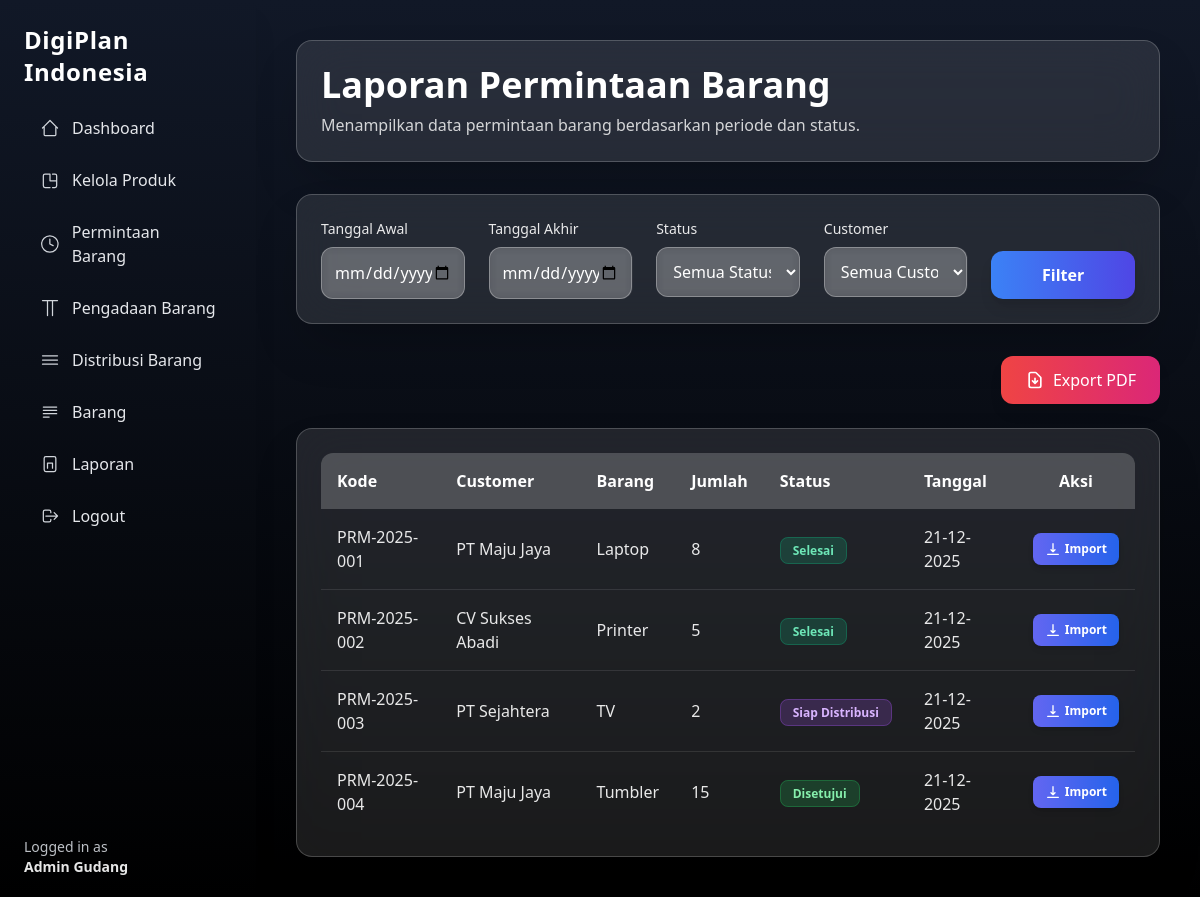
Screenshot of /admin/reports/item-request.php (signed in) with the database file from the repository.
### tables this page shows
CREATE TABLE permintaan_barang (
  id INT AUTO_INCREMENT PRIMARY KEY,
  kode_permintaan VARCHAR(50) UNIQUE,
  user_id INT,
  nama_barang VARCHAR(100),
  merk VARCHAR(100),
  warna VARCHAR(100),
  jumlah INT,
  status ENUM(
    'diajukan','ditolak','dibatalkan',
    'disetujui','dalam_pengadaan',
    'siap_distribusi','selesai'
  ),
  admin_id INT,
  tanggal_verifikasi DATETIME,
  catatan_admin TEXT,
  created_at TIMESTAMP DEFAULT CURRENT_TIMESTAMP,
  deleted_at DATETIME DEFAULT NULL,
  FOREIGN KEY (user_id) REFERENCES users(id),
  FOREIGN KEY (admin_id) REFERENCES users(id)
);

CREATE TABLE users (
  id INT AUTO_INCREMENT PRIMARY KEY,
  name VARCHAR(100),
  email VARCHAR(100) UNIQUE,
  password VARCHAR(255),
  role_id INT,
  created_at TIMESTAMP DEFAULT CURRENT_TIMESTAMP,
  deleted_at DATETIME DEFAULT NULL,
  FOREIGN KEY (role_id) REFERENCES roles(id)
);

### admin/reports/item-request.php (the view, shortened to what this page needs)
<?php
require '../../include/conn.php';
$tgl_awal  = $_GET['tgl_awal']  ?? '';
$tgl_akhir = $_GET['tgl_akhir'] ?? '';
$status    = $_GET['status']    ?? '';
$customer  = $_GET['customer']  ?? '';
$where = "WHERE 1=1";
$query = "
SELECT pb.*, u.name AS customer
FROM permintaan_barang pb
JOIN users u ON pb.user_id = u.id
$where
ORDER BY pb.created_at DESC
";
$data = mysqli_query($conn, $query);
?>
<!DOCTYPE html>
<html lang="id">
<head>
  <script src="https://cdn.tailwindcss.com"></script>
</head>
<body class="bg-gradient-to-b from-gray-900 to-black text-white">
  <?php include '../../include/layouts/sidebar-admin.php'; ?>
  <main class="ml-64 p-10 flex-1">
    <div class="max-w-7xl mx-auto">
      <div class="backdrop-blur-xl bg-white/10 border border-white/20 p-6 rounded-2xl shadow-2xl mb-8">
        <h1 class="text-4xl font-bold text-white mb-2">Laporan Permintaan Barang</h1>
        <p class="text-white/80">Menampilkan data permintaan barang berdasarkan periode dan status.</p>
      </div>
      <form method="GET" class="backdrop-blur-xl bg-white/10 border border-white/20 p-6 rounded-2xl shadow-2xl mb-8 grid grid-cols-1 md:grid-cols-5 gap-6">
        <div>
          <label class="block text-sm font-medium text-white/90 mb-2">Tanggal Awal</label>
          <input type="date" name="tgl_awal" value="<?= $tgl_awal ?>" class="w-full p-3 bg-white/20 border border-white/30 rounded-xl text-white placeholder-white/50 focus:outline-none focus:ring-2 focus:ring-indigo-500 focus:border-transparent backdrop-blur-sm">
        </div>
        <div>
          <label class="block text-sm font-medium text-white/90 mb-2">Tanggal Akhir</label>
          <input type="date" name="tgl_akhir" value="<?= $tgl_akhir ?>" class="w-full p-3 bg-white/20 border border-white/30 rounded-xl text-white placeholder-white/50 focus:outline-none focus:ring-2 focus:ring-indigo-500 focus:border-transparent backdrop-blur-sm">
        </div>
        <div>
          <label class="block text-sm font-medium text-white/90 mb-2">Status</label>
          <select name="status" class="w-full p-3 bg-white/20 border border-white/30 rounded-xl text-white placeholder-white/50 focus:outline-none focus:ring-2 focus:ring-indigo-500 focus:border-transparent backdrop-blur-sm">
            <option class="text-black" value="">Semua Status</option>
          </select>
        </div>
        <div>
          <label class="block text-sm font-medium text-white/90 mb-2">Customer</label>
          <select name="customer"
            class="w-full p-3 bg-white/20 border border-white/30 rounded-xl text-white placeholder-white/50
           focus:outline-none focus:ring-2 focus:ring-indigo-500 focus:border-transparent backdrop-blur-sm">
            <option class="text-black" value="">Semua Customer</option>
          </select>
        </div>
        <div class="flex items-end">
          <button type="submit" class="w-full py-3 bg-gradient-to-r from-blue-500 to-indigo-600 hover:from-blue-600 hover:to-indigo-700 text-white rounded-xl shadow-lg transform hover:scale-105 transition-all duration-200 font-semibold">
            Filter
          </button>
        </div>
      </form>
      <div class="flex justify-end mb-6">
        <a href="item-request-pdf.php?tgl_awal=<?= $tgl_awal ?>&tgl_akhir=<?= $tgl_akhir ?>&status=<?= $status ?>&customer=<?= $customer ?>"
          target="_blank"
          class="inline-flex items-center px-6 py-3 bg-gradient-to-r from-red-500 to-pink-600 hover:from-red-600 hover:to-pink-700 text-white rounded-xl shadow-lg transform hover:scale-105 transition-all duration-200">
          <svg class="w-5 h-5 mr-2" fill="none" stroke="currentColor" viewBox="0 0 24 24">
            <path stroke-linecap="round" stroke-linejoin="round" stroke-width="2" d="M12 10v6m0 0l-3-3m3 3l3-3m2 8H7a2 2 0 01-2-2V5a2 2 0 012-2h5.586a1 1 0 01.707.293l5.414 5.414a1 1 0 01.293.707V19a2 2 0 01-2 2z"></path>
          </svg>
          Export PDF
        </a>
      </div>
      <div class="backdrop-blur-xl bg-white/10 border border-white/20 p-6 rounded-2xl shadow-2xl overflow-x-auto">
        <table class="w-full border-collapse rounded-xl overflow-hidden">
          <thead>
            <tr class="bg-white/20 text-white">
              <th class="p-4 text-left">Kode</th>
              <th class="p-4 text-left">Customer</th>
              <th class="p-4 text-left">Barang</th>
              <th class="p-4 text-left">Jumlah</th>
              <th class="p-4 text-left">Status</th>
              <th class="p-4 text-left">Tanggal</th>
              <th class="p-4 text-center">Aksi</th>
            </tr>
          </thead>
          <tbody class="divide-y divide-white/10">
            <?php while ($row = mysqli_fetch_assoc($data)): ?>
              <tr class="hover:bg-white/5 transition-colors duration-200">
                <td class="p-4 text-white/90 font-medium"><?= $row['kode_permintaan'] ?></td>
                <td class="p-4 text-white/90"><?= $row['customer'] ?></td>
                <td class="p-4 text-white/90"><?= $row['nama_barang'] ?></td>
                <td class="p-4 text-white/90"><?= $row['jumlah'] ?></td>
                <td class="p-4 capitalize">
                  <?php
                  switch ($row['status']) {
                    case 'disetujui':
                      echo "<span class='px-3 py-1 bg-green-500/20 text-green-300 rounded-lg text-xs font-semibold whitespace-nowrap border border-green-500/30'>
              Disetujui
            </span>";
                      break;
                    case 'siap_distribusi':
                      echo "<span class='px-3 py-1 bg-purple-500/20 text-purple-300 rounded-lg text-xs font-semibold whitespace-nowrap border border-purple-500/30'>
              Siap Distribusi
            </span>";
                      break;
                    case 'selesai':
                      echo "<span class='px-3 py-1 bg-emerald-500/20 text-emerald-300 rounded-lg text-xs font-semibold whitespace-nowrap border border-emerald-500/30'>
              Selesai
            </span>";
                      break;
                  }
                  ?>
                </td>
                <td class="p-4 text-white/90"><?= date('d-m-Y', strtotime($row['created_at'])) ?></td>
                <td class="p-4 text-center">
                  <a href="../single-report-pdf/item-request.php?id=<?= $row['id'] ?>"
                    target="_blank"
                    class="inline-flex items-center px-3 py-2
            bg-gradient-to-r from-indigo-500 to-blue-600
            hover:from-indigo-600 hover:to-blue-700
            text-white text-xs font-semibold rounded-lg
            shadow-md transform hover:scale-105 transition">
                    <svg class="w-4 h-4 mr-1" fill="none" stroke="currentColor" viewBox="0 0 24 24">
                      <path stroke-linecap="round" stroke-linejoin="round" stroke-width="2"
                        d="M12 4v12m0 0l-3-3m3 3l3-3m5 7H4" />
                    </svg>
                    Import
                  </a>
                </td>
              </tr>
            <?php endwhile; ?>
          </tbody>
        </table>
      </div>
    </div>
  </main>
</body>
</html>

### rows the page displays
permintaan_barang: kode_permintaan "PRM-2025-001", user.name "PT Maju Jaya", nama_barang "Laptop", jumlah "8", status "Selesai", created_at "21-12-2025"
permintaan_barang: kode_permintaan "PRM-2025-002", user.name "CV Sukses Abadi", nama_barang "Printer", jumlah "5", status "Selesai", created_at "21-12-2025"
permintaan_barang: kode_permintaan "PRM-2025-003", user.name "PT Sejahtera", nama_barang "TV", jumlah "2", status "Siap Distribusi", created_at "21-12-2025"
permintaan_barang: kode_permintaan "PRM-2025-004", user.name "PT Maju Jaya", nama_barang "Tumbler", jumlah "15", status "Disetujui", created_at "21-12-2025"

### other values shown
$_SESSION['name'] "Admin Gudang"
